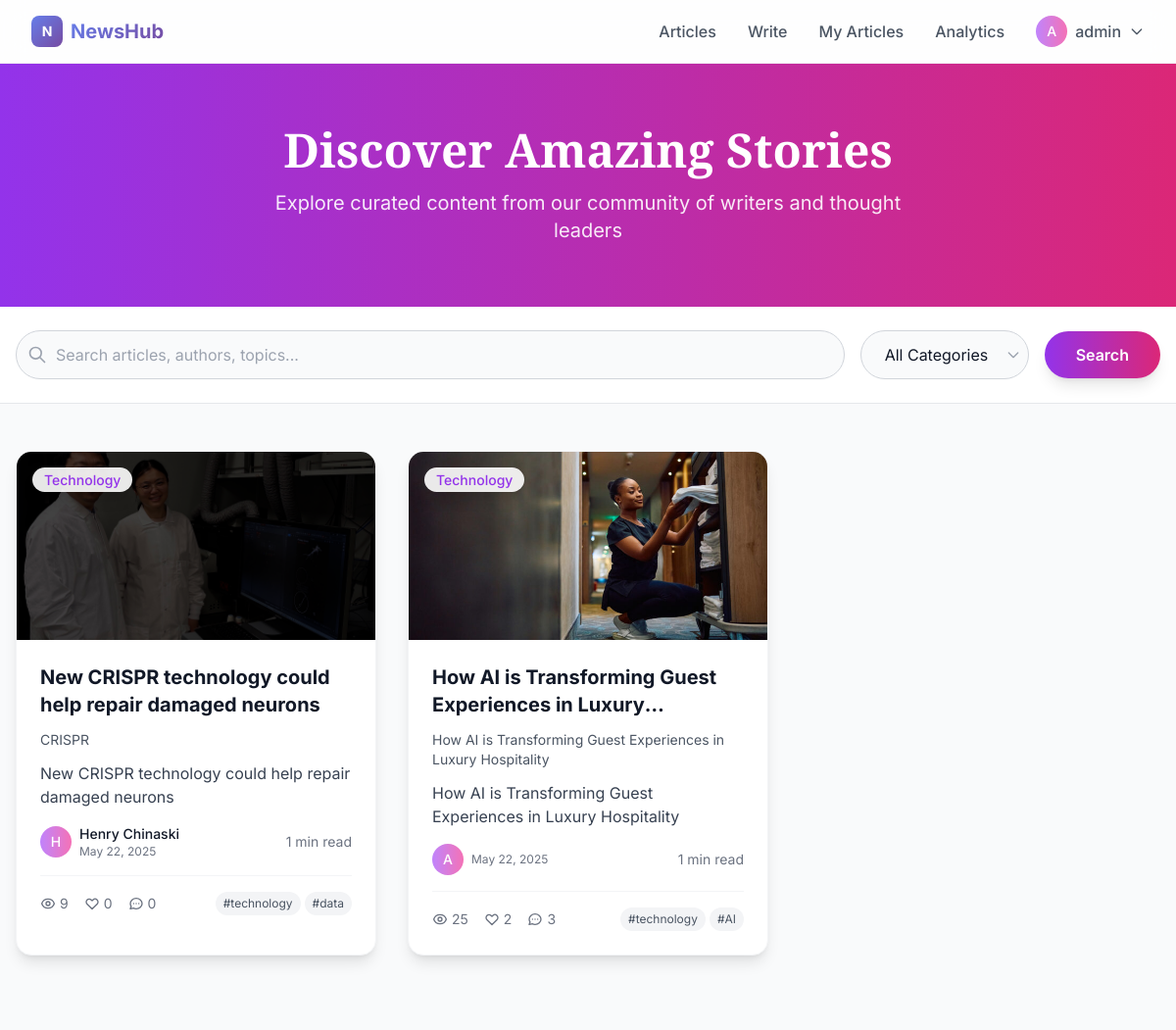
Screenshot of /articles/ (signed in) with the database file from the repository.
### articles/models.py (models this page shows, shortened)
class Article(models.Model):
    STATUS_CHOICES = [
        ('draft', 'Draft'),
        ('published', 'Published'),
        ('archived', 'Archived'),
    ]
    title = models.CharField(max_length=200)
    slug = models.SlugField(max_length=200, unique=True, blank=True)
    subtitle = models.CharField(max_length=250, blank=True)
    content = models.TextField()
    excerpt = models.TextField(max_length=500, blank=True)
    featured_image = models.ImageField(upload_to='articles/', blank=True, null=True)
    author = models.ForeignKey(User, on_delete=models.CASCADE, related_name='articles')
    category = models.ForeignKey(Category, on_delete=models.SET_NULL, null=True, blank=True)
    tags = models.CharField(max_length=200, blank=True, help_text="Comma-separated tags")
    status = models.CharField(max_length=20, choices=STATUS_CHOICES, default='draft')
    created_at = models.DateTimeField(auto_now_add=True)
    updated_at = models.DateTimeField(auto_now=True)
    published_at = models.DateTimeField(null=True, blank=True)
    view_count = models.PositiveIntegerField(default=0)
    like_count = models.PositiveIntegerField(default=0)
    comment_count = models.PositiveIntegerField(default=0)
    reading_time = models.PositiveIntegerField(default=0, help_text="Estimated reading time in minutes")
    word_count = models.PositiveIntegerField(default=0)
    class Meta:
        ordering = ['-created_at']
        indexes = [
            models.Index(fields=['status', '-created_at']),
            models.Index(fields=['category', '-created_at']),
            models.Index(fields=['author', '-created_at']),
        ]
    def get_absolute_url(self):
        return reverse('article_detail', kwargs={'slug': self.slug})
    def get_tags_list(self):
        if self.tags:
            return [tag.strip() for tag in self.tags.split(',') if tag.strip()]
        return []

class Category(models.Model):
    name = models.CharField(max_length=100, unique=True)
    slug = models.SlugField(max_length=100, unique=True, blank=True)
    description = models.TextField(blank=True)
    created_at = models.DateTimeField(auto_now_add=True)
    class Meta:
        verbose_name_plural = "Categories"
        ordering = ['name']

### articles/views.py (the view, shortened to what this page needs)
# urls.py: path('', views.article_list, name='article_list'),
def article_list(request):
    articles = Article.objects.filter(status='published').select_related('author', 'category')
    search_query = request.GET.get('search')
    category_slug = request.GET.get('category')
    selected_category = None
    if category_slug:
        try:
            selected_category = Category.objects.get(slug=category_slug)
            articles = articles.filter(category=selected_category)
        except Category.DoesNotExist:
            pass
    paginator = Paginator(articles, 10)
    page_number = request.GET.get('page')
    articles = paginator.get_page(page_number)
    categories = Category.objects.all()
    context = {
        'articles': articles,
        'categories': categories,
        'search_query': search_query,
        'selected_category': selected_category,
    }
    return render(request, 'articles/article_list.html', context)

### templates/articles/article_list.html (shortened to what this page needs)
{% extends 'base.html' %}
{% block content %}
<section class="bg-gradient-to-r from-purple-600 to-pink-600 py-16">
    <div class="max-w-7xl mx-auto px-4 text-center text-white">
        <h1 class="text-4xl md:text-5xl font-display font-bold mb-4">
            Discover Amazing Stories
        </h1>
        <p class="text-xl text-white/90 max-w-2xl mx-auto">
            Explore curated content from our community of writers and thought leaders
        </p>
    </div>
</section>
<section class="bg-white border-b border-gray-200 sticky top-16 z-40">
    <div class="max-w-7xl mx-auto px-4 py-6">
        <form method="get" class="flex flex-col md:flex-row gap-4 items-center">
            <div class="flex-1 relative">
                <div class="absolute inset-y-0 left-0 pl-3 flex items-center pointer-events-none">
                </div>
                <input type="text" name="search" value="{{ search_query|default:'' }}"
                       placeholder="Search articles, authors, topics..."
                       class="w-full pl-10 pr-4 py-3 border border-gray-300 rounded-full focus:ring-2 focus:ring-purple-500 focus:border-transparent transition-all duration-200 bg-gray-50 focus:bg-white">
            </div>
            <div class="relative">
                <select name="category" class="appearance-none bg-gray-50 border border-gray-300 rounded-full px-6 py-3 pr-10 focus:ring-2 focus:ring-purple-500 focus:border-transparent transition-all duration-200 focus:bg-white">
                    <option value="">All Categories</option>
                </select>
                <div class="absolute inset-y-0 right-0 flex items-center px-2 pointer-events-none">
                </div>
            </div>
            <button type="submit" class="bg-gradient-to-r from-purple-600 to-pink-600 text-white px-8 py-3 rounded-full font-semibold hover:from-purple-700 hover:to-pink-700 transition-all duration-200 shadow-lg hover:shadow-xl hover:scale-105">
                Search
            </button>
        </form>
    </div>
</section>
<section class="py-12 bg-gray-50">
    <div class="max-w-7xl mx-auto px-4">
        {% if articles %}
            <div class="grid md:grid-cols-2 lg:grid-cols-3 gap-8">
                {% for article in articles %}
                    <article class="bg-white rounded-2xl shadow-lg card-hover overflow-hidden border border-gray-100 group">
                        <div class="relative overflow-hidden">
                            {% if article.featured_image %}
                                <img src="{{ article.featured_image.url }}" alt="{{ article.title }}"
                                     class="w-full h-48 object-cover group-hover:scale-105 transition-transform duration-300">
                            {% endif %}
                            {% if article.category %}
                                <div class="absolute top-4 left-4">
                                    <span class="bg-white/90 backdrop-blur-sm text-purple-600 px-3 py-1 rounded-full text-sm font-medium shadow-lg">
                                        {{ article.category.name }}
                                    </span>
                                </div>
                            {% endif %}
                        </div>
                        <div class="p-6">
                            <h2 class="text-xl font-bold text-gray-900 mb-3 line-clamp-2 group-hover:text-purple-600 transition-colors">
                                <a href="{{ article.get_absolute_url }}">
                                    {{ article.title }}
                                </a>
                            </h2>
                            {% if article.subtitle %}
                                <p class="text-gray-600 text-sm mb-3 line-clamp-2">{{ article.subtitle }}</p>
                            {% endif %}
                            <p class="text-gray-700 mb-4 line-clamp-3">{{ article.excerpt }}</p>
                            <div class="flex items-center justify-between mb-4">
                                <div class="flex items-center space-x-2">
                                    <div class="w-8 h-8 bg-gradient-to-r from-purple-400 to-pink-400 rounded-full flex items-center justify-center">
                                        <span class="text-white text-sm font-medium">
                                            {{ article.author.first_name.0|default:article.author.username.0|upper }}
                                        </span>
                                    </div>
                                    <div>
                                        <p class="text-sm font-medium text-gray-900">
                                            <a href="{% url 'public_profile' article.author.username %}" class="hover:text-purple-600 transition-colors">
                                                {{ article.author.first_name }} {{ article.author.last_name }}
                                            </a>
                                        </p>
                                        <p class="text-xs text-gray-500">{{ article.created_at|date:"M d, Y" }}</p>
                                    </div>
                                </div>
                                <div class="text-sm text-gray-500">
                                    {{ article.reading_time }} min read
                                </div>
                            </div>
                            <div class="flex items-center justify-between pt-4 border-t border-gray-100">
                                <div class="flex items-center space-x-4 text-sm text-gray-500">
                                    <span class="flex items-center">
                                        {{ article.view_count }}
                                    </span>
                                    <span class="flex items-center">
                                        <svg class="w-4 h-4 mr-1" fill="none" stroke="currentColor" viewBox="0 0 24 24">
                                            <path stroke-linecap="round" stroke-linejoin="round" stroke-width="2" d="M4.318 6.318a4.5 4.5 0 000 6.364L12 20.364l7.682-7.682a4.5 4.5 0 00-6.364-6.364L12 7.636l-1.318-1.318a4.5 4.5 0 00-6.364 0z"></path>
                                        </svg>
                                        {{ article.like_count }}
                                    </span>
                                    <span class="flex items-center">
                                        {{ article.comment_count }}
                                    </span>
                                </div>
                                {% if article.get_tags_list %}
                                    <div class="flex flex-wrap gap-1">
                                        {% for tag in article.get_tags_list|slice:":2" %}
                                            <span class="bg-gray-100 text-gray-600 px-2 py-1 rounded-full text-xs">
                                                #{{ tag }}
                                            </span>
                                        {% endfor %}
                                    </div>
                                {% endif %}
                            </div>
                        </div>
                    </article>
                {% endfor %}
            </div>
        {% endif %}
    </div>
</section>
{% endblock %}

### templates/base.html (shortened to what this page needs)
<!DOCTYPE html>
<html lang="en">
<head>
    <script src="https://cdn.tailwindcss.com"></script>
</head>
<body class="bg-gray-50 text-gray-900 min-h-screen">
    <nav class="bg-white/80 backdrop-blur-md border-b border-gray-200/50 sticky top-0 z-50">
        <div class="max-w-7xl mx-auto px-4 sm:px-6 lg:px-8">
            <div class="flex justify-between items-center h-16">
                <div class="flex items-center">
                    <a href="{% url 'home' %}" class="flex items-center space-x-2">
                        <div class="w-8 h-8 gradient-bg rounded-lg flex items-center justify-center">
                            <span class="text-white font-bold text-sm">N</span>
                        </div>
                        <span class="text-xl font-bold gradient-text">NewsHub</span>
                    </a>
                </div>
                <div class="hidden md:flex items-center space-x-8">
                    <a href="{% url 'article_list' %}" class="text-gray-600 hover:text-purple-600 font-medium transition-colors">
                        Articles
                    </a>
                    {% if user.is_authenticated %}
                        <a href="{% url 'article_create' %}" class="text-gray-600 hover:text-purple-600 font-medium transition-colors">
                            Write
                        </a>
                        <a href="{% url 'my_articles' %}" class="text-gray-600 hover:text-purple-600 font-medium transition-colors">
                            My Articles
                        </a>
                        <a href="{% url 'analytics_dashboard' %}" class="text-gray-600 hover:text-purple-600 font-medium transition-colors">
                            Analytics
                        </a>
                        <div class="relative group">
                            <button class="flex items-center space-x-2 text-gray-600 hover:text-purple-600 font-medium">
                                <div class="w-8 h-8 bg-gradient-to-r from-purple-400 to-pink-400 rounded-full flex items-center justify-center">
                                    <span class="text-white text-sm font-medium">
                                        {{ user.first_name.0|default:user.username.0|upper }}
                                    </span>
                                </div>
                                <span>{{ user.first_name|default:user.username }}</span>
                                <svg class="w-4 h-4" fill="none" stroke="currentColor" viewBox="0 0 24 24">
                                    <path stroke-linecap="round" stroke-linejoin="round" stroke-width="2" d="M19 9l-7 7-7-7"></path>
                                </svg>
                            </button>
                        </div>
                    {% endif %}
                </div>
            </div>
        </div>
    </nav>
    <main class="min-h-screen">
        {% block content %}
        {% endblock %}
    </main>
</body>
</html>

### templates/base.html (style rules this page uses)
body { font-family: 'Inter', sans-serif; }
.font-display { font-family: 'Playfair Display', serif; }
* { transition: all 0.2s ease; }
.gradient-bg { background: linear-gradient(135deg, #667eea 0%, #764ba2 100%); }
.gradient-text { background: linear-gradient(135deg, #667eea 0%, #764ba2 100%); -webkit-background-clip: text; -webkit-text-fill-color: transparent; background-clip: text; }
.card-hover { transition: all 0.3s cubic-bezier(0.4, 0, 0.2, 1); }

### rows the page displays
Article: featured_image (picture), category.name "Technology", title "New CRISPR technology could help repair damaged neurons", subtitle "CRISPR", excerpt "New CRISPR technology could help repair damaged neurons", author.first_name.0 "H", author.first_name "Henry", author.last_name "Chinaski", created_at "May 22, 2025", reading_time "1", view_count "9", like_count "0", comment_count "0", get_tags_list "technology" "data"
Article: featured_image (picture), category.name "Technology", title "How AI is Transforming Guest Experiences in…", subtitle "How AI is Transforming Guest Experiences in Luxury Hospitality", excerpt "How AI is Transforming Guest Experiences in Luxury Hospitality", author.first_name.0 "A", created_at "May 22, 2025", reading_time "1", view_count "25", like_count "2", comment_count "3", get_tags_list "technology" "AI"

### other values shown
{{ user.first_name.0|default:user.username.0|upper }} "A"
{{ user.first_name|default:user.username }} "admin"
